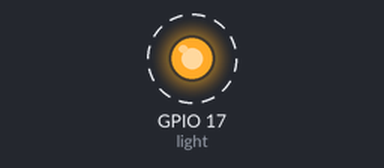
The program below on a simulated Raspberry Pi (BCM pin numbers). Parts: output pins drawn as LEDs (lit = HIGH). Dashed ring = blinking.

Above: at 0.5 s.
Timing chart, 0 to 4.6 s (numbered marks = the images above):
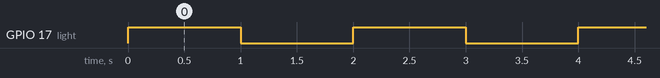

The program:

001_LED.py
```python
#!/usr/bin/env python

from gpiozero import LED

"""
使用 GPIO 控制 LED 灯闪烁.

电路图: https://crcit.net/c/6f31f46af16541528a91698b4ea109a1
"""

light = LED(17)

# 默认的, blink 方法开启一个后台线程执行闪烁并让该函数的调用直接返回.
# 但是函数的返回会导致脚本结束从而导致闪烁也停止.
# 因此需要将 background 设置为 False. (或者使用 pause)
#
# 可以通过
#
# - `on_time`: 来指定灯亮的时间(秒), 默认 1
# - `off_time`: 来指定灯灭的时间(秒), 默认 1
# - `n`: 来指定闪烁的次数
light.blink(background=False)
# pause()

# version 2:
#
# from time import sleep
#
# while True:
#     light.on()
#     sleep(1)
#     light.off()
#     sleep(1)
```

Measured:
- by itself, GPIO 17 (light): alternates HIGH for 1.0 s and LOW for 1.0 s
